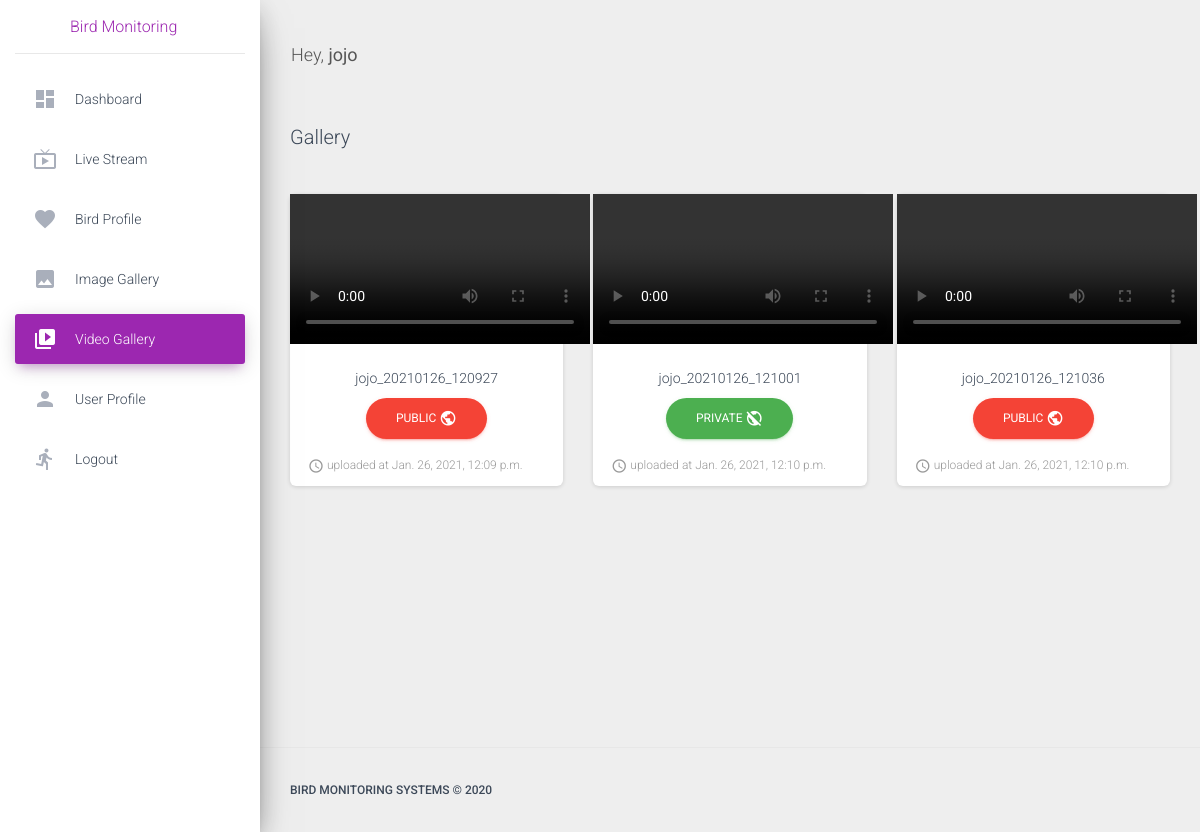
/make-video-public/7/ (signed in), run on the app's committed database.
### app/models.py (models this page shows, shortened)
class Videos(models.Model):
    title = models.CharField(max_length=50)
    video_file = models.FileField(upload_to='videos')
    user = models.ForeignKey(User, on_delete=models.CASCADE, default=1)
    uploaded_at = models.DateTimeField(auto_now_add=True)
    sharable = models.IntegerField(default=0)
    class Meta:
        db_table = 'Videos'

### app/views.py (the view)
# urls.py: path('make-video-public/<int:pk>/', views.make_video_public.as_view(), name='make-video-public'),
class make_video_public(LoginRequiredMixin, generic.DetailView):
    login_url = '/login/'
    template_name = 'video-list.html'
    model = Videos
    def get_context_data(self, **kwargs):
        video_data = []
        video = list(Videos.objects.filter(id=self.kwargs.get('pk')))
        for i in video:
            video_data.append(i.sharable)
        print(video_data[0])
        print(self.kwargs.get('pk'))
        if video_data[0] == 0:
            Videos.objects.filter(id=self.kwargs.get('pk')).update(sharable=1)
        elif video_data[0] == 1:
            Videos.objects.filter(id=self.kwargs.get('pk')).update(sharable=0)
        context = {'segment': 'videos', "video_list": Videos.objects.filter(user=self.request.user)}
        return context

### app/templates/video-list.html (shortened to what this page needs)
{% extends "base.html" %}
{% block content %}
    <div class="navbar-wrapper">
        <h3 class="navbar-brand">Gallery</h3>
    </div>
    <div class="row">
    {% if video_list %}
        {% for video in video_list %}
            <div class="col-md-4">
                <div class="card card-profile">
                    <div class="card-image">
                        <video controls>
                            <source src='{{ MEDIA_URL }}{{ video.video_file }}' type='video/mp4'>Your browser does not support the video tag.
                        </video>
                    </div>
                    <div class="card-body">
                        <p class="card-title">{{ video.title }}</p>
                        {% if video.sharable %}
                            <a href="{% url 'make-video-public' video.id %}" class="btn btn-raised btn-danger btn-round">public <i class="material-icons">public</i></a>
                        {% else %}
                            <a href="{% url 'make-video-public' video.id %}" class="btn btn-success btn-round">private <i class="material-icons">public_off</i></a>
                        {% endif %}
                    </div>
                    <div class="card-footer">
                    <div class="stats">
                        <i class="material-icons">access_time</i> uploaded at {{ video.uploaded_at }}
                    </div>
                </div>
                </div>
            </div>
        {% endfor %}
    {% else %}
        <div class="col-md-4">
            <br>
            <p>No videos available in Gallery</p>
        </div>
    {% endif %}
    </div>
{% endblock content %}

### app/templates/includes/navigation.html (shortened to what this page needs)
<nav class="navbar navbar-expand-lg navbar-transparent navbar-absolute fixed-top ">
    <div class="container-fluid">
        {% if user.is_authenticated %}
            <div class="navbar-wrapper">
                <h3 class="navbar-brand">Hey, <b>{{ request.user.username }}</b></h3>
            </div>
        {% else %}
            <div class="navbar-wrapper">
                <h3 class="navbar-brand"><b>Register</b> to continue</h3>
            </div>
        {% endif %}
    </div>
</nav>

### data on the page
Videos: title "jojo_20210126_120927", sharable "PUBLIC", uploaded_at "Jan. 26, 2021, 12:09 p.m."
Videos: title "jojo_20210126_121001", sharable "PRIVATE", uploaded_at "Jan. 26, 2021, 12:10 p.m."
Videos: title "jojo_20210126_121036", sharable "PUBLIC", uploaded_at "Jan. 26, 2021, 12:10 p.m."

### other printed values
{{ request.user.username }} "jojo"
